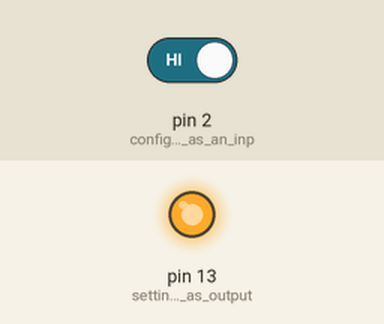
Recording of a sketch running on a simulated Arduino Uno, built with avr-gcc and run on an emulated ATmega328P. On the bench: output pins drawn as LEDs (lit = HIGH). Inputs (shaded band) come from the test bench; at power-on: pin 2 (configure_pin_2_as_an_inp) HIGH. What the sketch prints to the serial monitor is not drawn.

Above: at 1.2 s.
1.3 s: pin 2 (configure_pin_2_as_an_inp) driven LOW
At 1.7 s:
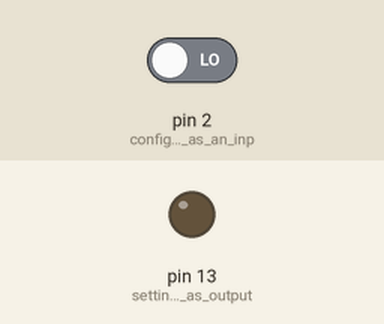
2.8 s: pin 2 (configure_pin_2_as_an_inp) driven HIGH
At 4.0 s:
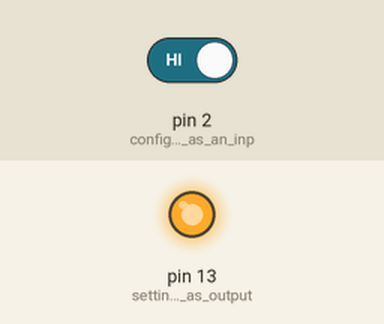
Timing chart, 0 to 5.8 s (numbered marks = the images above; inputs shaded):
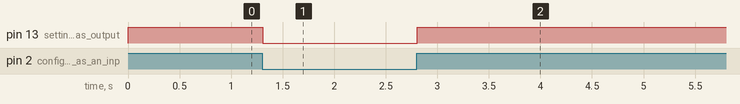

The sketch:

6_Input_PullUp.ino
```cpp
/*
  Input Pull-Up
  Reads digital input on pin 2 and prints the results to the Serial Monitor
  Use serial begin to start serial monitoring, and use serial.print or serial.println to print value
  Use pinmode, set pin 2 as (pushbutton), and set pin 13 as output (LED)
*/

// the setup function runs once when you press reset or power the board
void setup() {
  Serial.begin(9600); // start serial connection
  pinMode(2, INPUT); // configure pin 2 as an input (pushbutton)
  pinMode(13, OUTPUT); // setting pin 13 as output (LED)
}

// the loop function runs over and over again forever
void loop() {
  int PUSHBUTTON = digitalRead(2); //read the pushbutton value into a variable
  Serial.println(PUSHBUTTON); //print out the value of the pushbutton

  // setting state of pushbutton
  if (PUSHBUTTON == LOW) {
    digitalWrite(13, LOW); // when pushbutton is not pressed LED off
  } else {
    digitalWrite(13, HIGH); // when pushbutton is pressed LED on
  }
}
```

Measured:
- after the input at 1.3 s, pin 13 (setting_pin_13_as_output): HIGH → LOW at once
- after the input at 2.8 s, pin 13 (setting_pin_13_as_output): LOW → HIGH at once
